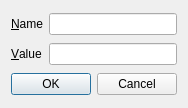
<?xml version="1.0" encoding="UTF-8"?>
<ui version="4.0">
 <class>DialogHost</class>
 <widget class="QDialog" name="DialogHost">
  <property name="geometry">
   <rect>
    <x>0</x>
    <y>0</y>
    <width>178</width>
    <height>108</height>
   </rect>
  </property>
  <property name="windowTitle">
   <string>Host</string>
  </property>
  <layout class="QGridLayout" name="gridLayout">
   <item row="0" column="0">
    <widget class="QLabel" name="lName">
     <property name="text">
      <string>&amp;Name</string>
     </property>
     <property name="buddy">
      <cstring>leName</cstring>
     </property>
    </widget>
   </item>
   <item row="0" column="1">
    <widget class="QLineEdit" name="leName"/>
   </item>
   <item row="1" column="0">
    <widget class="QLabel" name="lValue">
     <property name="text">
      <string>&amp;Value</string>
     </property>
     <property name="buddy">
      <cstring>leValue</cstring>
     </property>
    </widget>
   </item>
   <item row="1" column="1">
    <widget class="QLineEdit" name="leValue"/>
   </item>
   <item row="2" column="0" colspan="2">
    <widget class="QDialogButtonBox" name="buttonBox">
     <property name="standardButtons">
      <set>QDialogButtonBox::Cancel|QDialogButtonBox::Ok</set>
     </property>
    </widget>
   </item>
  </layout>
 </widget>
 <tabstops>
  <tabstop>leName</tabstop>
  <tabstop>leValue</tabstop>
  <tabstop>buttonBox</tabstop>
 </tabstops>
 <resources/>
 <connections/>
</ui>
